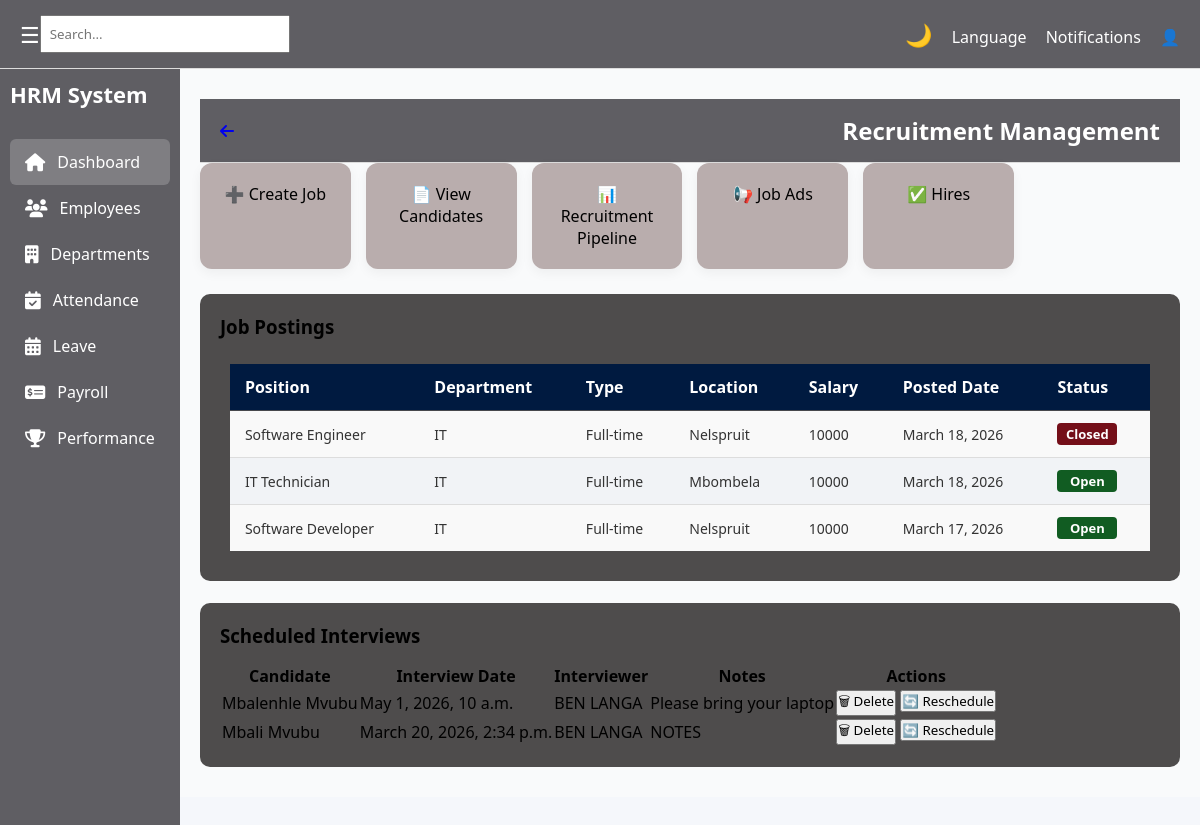
/hr/recruitment/, run on the app's committed database.
### hr/models.py (models this page shows, shortened)
class Job(models.Model):
    POSITION_TYPES = [
        ('Full-time', 'Full-time'),
        ('Part-time', 'Part-time'),
        ('Contract', 'Contract'),
    ]
    STATUS_CHOICES = [
        ('Open', 'Open'),
        ('Closed', 'Closed'),
        ('Closing Soon', 'Closing Soon'),
    ]
    title = models.CharField(max_length=100)
    department = models.CharField(max_length=100)
    job_type = models.CharField(max_length=20, choices=POSITION_TYPES)
    location = models.CharField(max_length=100)
    salary = models.CharField(max_length=100, blank=True)
    description = models.TextField()
    requirements = models.TextField()
    company_name = models.CharField(max_length=100)
    company_logo = models.ImageField(upload_to='logos/', blank=True, null=True)
    application_link = models.URLField(blank=True)
    posted_date = models.DateField(auto_now_add=True)
    status = models.CharField(max_length=20, choices=STATUS_CHOICES, default='Open')

class InterviewSchedule(models.Model):
    candidate = models.ForeignKey(Candidate, on_delete=models.CASCADE)
    interview_date = models.DateTimeField()
    interviewer = models.CharField(max_length=100)
    notes = models.TextField(blank=True, null=True)

class Candidate(models.Model):
    STAGE_CHOICES = [
        ('Applied','Applied'),
        ('Interview','Interview'),
        ('Hired','Hired'),
        ('Rejected','Rejected'),
    ]
    ONBOARDING_STATUS = [
        ('Pending','Pending'),
        ('Completed','Completed'),
    ]
    first_name = models.CharField(max_length=100)
    last_name = models.CharField(max_length=100)
    email = models.EmailField()
    applied_job = models.ForeignKey('Job', on_delete=models.CASCADE)
    current_stage = models.CharField(max_length=50, choices=STAGE_CHOICES, default='Applied')
    interview_date = models.DateField(null=True, blank=True)
    onboarding_status = models.CharField(
        max_length=20,
        choices=ONBOARDING_STATUS,
        default='Pending'
    )

### hr/views.py (the view)
# urls.py: path('recruitment/', recruitment_view, name='recruitment'),
def recruitment_view(request):
    jobs = Job.objects.all().order_by('-posted_date')
    interviews = InterviewSchedule.objects.all().order_by('-interview_date')
    context = {
        'jobs': jobs,
        'interviews': interviews,
    }
    return render(request, 'hr/pages/recruitment.html', context)

### hr/templates/hr/pages/recruitment.html (shortened to what this page needs)
{% extends "hr/base/base.html" %}
{% load static %}
{% block content %}
<section class="content">
    <div class="topbar">
        <a href="{% url 'dashboard' %}"><i class="fas fa-arrow-left"></i></a>
        <h2>Recruitment Management</h2>
    </div>
    <div class="cards">
        <a href="{% url 'create_job' %}" class="card">➕ Create Job</a>
        <a href="{% url 'view_candidates' %}" class="card">📄 View Candidates</a>
        <a href="{% url 'recruitment_pipeline' %}" class="card">📊 Recruitment Pipeline</a>
        <a href="{% url 'job_ads' %}" class="card">📢 Job Ads</a>
        <a href="{% url 'hires' %}" class="card">✅ Hires</a>
    </div>
    <div class="box">
        <h3>Job Postings</h3>
        <table class="attendance-table">
            <thead>
                <tr>
                    <th>Position</th>
                    <th>Department</th>
                    <th>Type</th>
                    <th>Location</th>
                    <th>Salary</th>
                    <th>Posted Date</th>
                    <th>Status</th>
                </tr>
            </thead>
            <tbody>
                {% for job in jobs %}
                <tr>
                    <td>{{ job.title }}</td>
                    <td>{{ job.department }}</td>
                    <td>{{ job.job_type }}</td>
                    <td>{{ job.location }}</td>
                    <td>{{ job.salary|default:"-" }}</td>
                    <td>{{ job.posted_date }}</td>
                    <td>
                        <span class="status
                            {% if job.status == 'Open' %}present
                            {% elif job.status == 'Closed' %}absent
                            {% else %}late{% endif %}">
                            {{ job.status }}
                        </span>
                    </td>
                </tr>
                {% empty %}
                <tr>
                    <td colspan="7">No jobs available</td>
                </tr>
                {% endfor %}
            </tbody>
        </table>
    </div>
    <br>
    <div class="box">
    <h3>Scheduled Interviews</h3>
    <table class="interview-table">
        <thead>
            <tr>
                <th>Candidate</th>
                <th>Interview Date</th>
                <th>Interviewer</th>
                <th>Notes</th>
                <th>Actions</th>
            </tr>
        </thead>
        <tbody>
            {% for interview in interviews %}
            <tr>
                <td>{{ interview.candidate.first_name }} {{ interview.candidate.last_name }}</td>
                <td>{{ interview.interview_date }}</td>
                <td>{{ interview.interviewer }}</td>
                <td>{{ interview.notes|default:"-" }}</td>
                <td>
    <form action="{% url 'delete_interview' interview.pk %}" method="POST" style="display:inline;">
        <button type="submit" class="delete-btn"
            onclick="return confirm('Are you sure you want to delete this interview?');">
            🗑 Delete
        </button>
    </form>
    <form action="{% url 'schedule_interview' interview.candidate.pk %}" method="GET" style="display:inline;">
        <button type="submit" class="reschedule-btn">
            🔄 Reschedule
        </button>
    </form>
</td>
            </tr>
            {% empty %}
            <tr>
                <td colspan="5">No interviews scheduled yet</td>
            </tr>
            {% endfor %}
        </tbody>
    </table>
</div>
</section>
{% endblock %}

### hr/static/hr/css/global.css (style rules this page uses)
* { margin: 0; padding: 0; box-sizing: border-box; font-family: "Segoe UI", sans-serif; }
body { background: white; transition: background 0.3s, color 0.3s; }
.topbar { background: rgb(95, 94, 99); padding: 15px 20px; color: white; display: flex; justify-content: space-between; align-items: center; border-bottom: 1px solid #ddd; }
.content { padding: 25px; color: #000; }
.content h1, .content p, .content .card, .content .box { color: #000; }
.cards { display: grid; grid-template-columns: repeat(6, 1fr); gap: 15px; margin-bottom: 25px; }
.card { background: #e0e0e0; padding: 20px; text-align: center; border-radius: 10px; }
.box { background: rgb(172, 168, 168); padding: 20px; border-radius: 10px; transition: transform 0.3s, box-shadow 0.3s; }
.box h3 { margin-bottom: 15px; }
.box { background: rgb(78, 76, 76); padding: 20px; border-radius: 10px; }
.attendance-table { width: 100%; border-collapse: collapse; border: 10px solid #001f4d; border-radius: 6px; overflow: hidden; }
.attendance-table td, .attendance-table th { border-bottom: 1px solid #47494d; padding: 10px; }
.status { padding: 3px 8px; border-radius: 12px; font-size: 11px; font-weight: 600; display: inline-block; min-width: 60px; text-align: center; }
.status.present { background: #2ecc71; color: #fff; }
.status.absent { background: #e74c3c; color: #fff; }
.cards .card { background: #b9adad; padding: 20px; border-radius: 12px; text-align: center; cursor: pointer; transition: transform 0.3s, box-shadow 0.3s; color: #000; text-decoration: none; }
.status { padding: 5px 10px; border-radius: 20px; font-size: 12px; }
body { margin: 0; font-family: "Segoe UI", sans-serif; height: 100vh; }

### hr/static/hr/css/attendance.css (style rules this page uses)
.attendance-table { width: 100%; border-collapse: collapse; border: 10px solid #001f4d; border-radius: 6px; overflow: hidden; }
.attendance-table td, .attendance-table th { border-bottom: 1px solid #47494d; padding: 10px; }
.attendance-table thead { background-color: #001a40; color: #fff; }
.attendance-table thead th { padding: 12px 15px; text-align: left; font-weight: 600; }
.attendance-table tbody tr { background-color: #f9f9f9; transition: background 0.2s; }
.attendance-table tbody tr:nth-child(even) { background-color: #f1f3f6; }
.attendance-table tbody td { padding: 12px 15px; border-bottom: 1px solid #ddd; font-size: 14px; color: #333; }
.status { display: inline-block; padding: 5px 12px; border-radius: 15px; font-size: 13px; font-weight: 600; color: #111111; text-align: center; }
.status.present { background-color: #115c22; }
.status.absent { background-color: #740f19; }
.status { padding: 2px 6px; border-radius: 4px; font-weight: 600; }
h3 { margin-bottom: 20px; }

### hr/static/hr/css/performance.css (style rules this page uses)
.content { padding: 20px; }
.content { padding: 30px 20px; font-family: 'Segoe UI', Tahoma, Geneva, Verdana, sans-serif; color: #111827; background: #f9fafb; }
.card { background: #fff; padding: 25px; border-radius: 12px; box-shadow: 0 4px 12px rgba(0, 0, 0, 0.05); }

### hr/static/hr/css/apply_leave.css (style rules this page uses)
body { background-color: #f5f7fb; font-family: Arial, Helvetica, sans-serif; }

### data on the page
Job: title "Software Engineer", department "IT", job_type "Full-time", location "Nelspruit", salary "10000", posted_date "March 18, 2026", status "Closed"
Job: title "IT Technician", department "IT", job_type "Full-time", location "Mbombela", salary "10000", posted_date "March 18, 2026", status "Open"
Job: title "Software Developer", department "IT", job_type "Full-time", location "Nelspruit", salary "10000", posted_date "March 17, 2026", status "Open"
InterviewSchedule: candidate.first_name "Mbalenhle", candidate.last_name "Mvubu", interview_date "May 1, 2026, 10 a.m.", interviewer "BEN LANGA", notes "Please bring your laptop"
InterviewSchedule: candidate.first_name "Mbali", candidate.last_name "Mvubu", interview_date "March 20, 2026, 2:34 p.m.", interviewer "BEN LANGA", notes "NOTES"
